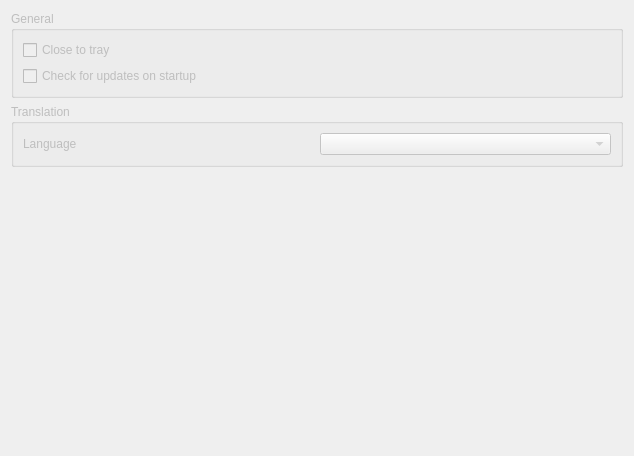
         <widget class="QWidget" name="scrollAreaWidgetContents">
          <property name="geometry">
           <rect>
            <x>0</x>
            <y>0</y>
            <width>634</width>
            <height>456</height>
           </rect>
          </property>
          <layout class="QVBoxLayout" name="verticalLayout_3">
           <item>
            <widget class="QGroupBox" name="groupBox_5">
             <property name="enabled">
              <bool>false</bool>
             </property>
             <property name="title">
              <string>General</string>
             </property>
             <layout class="QVBoxLayout" name="verticalLayout_19">
              <item>
               <widget class="QCheckBox" name="checkboxCloseToTray">
                <property name="enabled">
                 <bool>false</bool>
                </property>
                <property name="text">
                 <string>Close to tray</string>
                </property>
               </widget>
              </item>
              <item>
               <widget class="QCheckBox" name="checkboxCheckForUpdates">
                <property name="enabled">
                 <bool>false</bool>
                </property>
                <property name="text">
                 <string>Check for updates on startup</string>
                </property>
               </widget>
              </item>
             </layout>
            </widget>
           </item>
           <item>
            <widget class="QGroupBox" name="groupBox">
             <property name="enabled">
              <bool>false</bool>
             </property>
             <property name="title">
              <string>Translation</string>
             </property>
             <layout class="QGridLayout" name="gridLayout">
              <item row="0" column="1">
               <widget class="QComboBox" name="dropdownLanguage">
                <property name="enabled">
                 <bool>false</bool>
                </property>
               </widget>
              </item>
              <item row="0" column="0">
               <widget class="QLabel" name="label">
                <property name="text">
                 <string>Language</string>
                </property>
                <property name="buddy">
                 <cstring>dropdownLanguage</cstring>
                </property>
               </widget>
              </item>
             </layout>
            </widget>
           </item>
           <item>
            <spacer name="verticalSpacer_2">
             <property name="orientation">
              <enum>Qt::Orientation::Vertical</enum>
             </property>
             <property name="sizeHint" stdset="0">
              <size>
               <width>20</width>
               <height>219</height>
              </size>
             </property>
            </spacer>
           </item>
          </layout>
         </widget>
